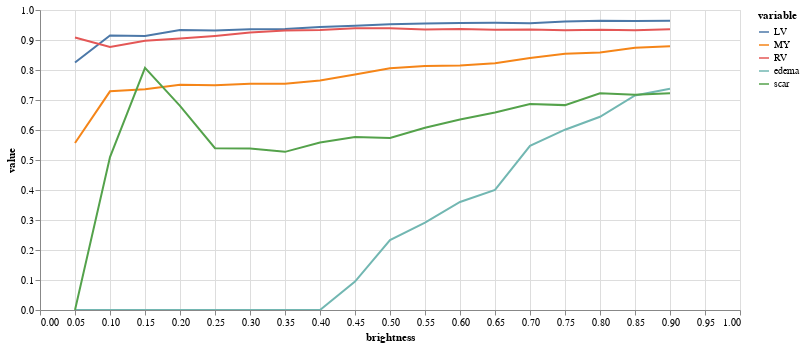

The code cell stored with this chart in its notebook:
### Code cell
(alt
 .Chart(results.melt(id_vars=['brightness'],value_vars=['LV','MY','RV','edema','scar']))
 .mark_line()
 .encode(
     x="brightness",
     y="value",
     color="variable",
     tooltip="value"
 )
 .properties(width=700,height=300)
 .interactive()
)

### Figure 1 — Vega-Lite specification as saved in the notebook (floating-point values rounded to 4 significant figures)
{"config": {"view": {"continuousWidth": 400, "continuousHeight": 300}}, "data": {"name": "data-2f0276b2e8e8f07204ec147fb7bd4378"}, "mark": "line", "encoding": {"color": {"field": "variable", "type": "nominal"}, "tooltip": {"field": "value", "type": "quantitative"}, "x": {"field": "brightness", "type": "quantitative"}, "y": {"field": "value", "type": "quantitative"}}, "height": 300, "selection": {"selector012": {"type": "interval", "bind": "scales", "encodings": ["x", "y"]}}, "width": 700, "$schema": "https://vega.github.io/schema/vega-lite/v4.17.0.json", "datasets": {"data-2f0276b2e8e8f07204ec147fb7bd4378": [{"brightness": 0.05, "variable": "LV", "value": 0.825}, {"brightness": 0.1, "variable": "LV", "value": 0.9149}, {"brightness": 0.15, "variable": "LV", "value": 0.9136}, {"brightness": 0.2, "variable": "LV", "value": 0.9337}, {"brightness": 0.25, "variable": "LV", "value": 0.9318}, {"brightness": 0.3, "variable": "LV", "value": 0.9357}, {"brightness": 0.35, "variable": "LV", "value": 0.9366}, {"brightness": 0.4, "variable": "LV", "value": 0.9433}, {"brightness": 0.45, "variable": "LV", "value": 0.9474}, {"brightness": 0.5, "variable": "LV", "value": 0.9527}, {"brightness": 0.55, "variable": "LV", "value": 0.9549}, {"brightness": 0.6, "variable": "LV", "value": 0.957}, {"brightness": 0.65, "variable": "LV", "value": 0.9577}, {"brightness": 0.7, "variable": "LV", "value": 0.9559}, {"brightness": 0.75, "variable": "LV", "value": 0.9615}, {"brightness": 0.8, "variable": "LV", "value": 0.964}, {"brightness": 0.85, "variable": "LV", "value": 0.9632}, {"brightness": 0.9, "variable": "LV", "value": 0.9644}, {"brightness": 0.05, "variable": "MY", "value": 0.5565}, {"brightness": 0.1, "variable": "MY", "value": 0.7289}, {"brightness": 0.15, "variable": "MY", "value": 0.7356}, {"brightness": 0.2, "variable": "MY", "value": 0.751}, {"brightness": 0.25, "variable": "MY", "value": 0.7492}, {"brightness": 0.3, "variable": "MY", "value": 0.7544}, {"brightness": 0.35, "variable": "MY", "value": 0.7538}, {"brightness": 0.4, "variable": "MY", "value": 0.7651}, {"brightness": 0.45, "variable": "MY", "value": 0.7848}, {"brightness": 0.5, "variable": "MY", "value": 0.806}, {"brightness": 0.55, "variable": "MY", "value": 0.8136}, {"brightness": 0.6, "variable": "MY", "value": 0.815}, {"brightness": 0.65, "variable": "MY", "value": 0.8227}, {"brightness": 0.7, "variable": "MY", "value": 0.84}, {"brightness": 0.75, "variable": "MY", "value": 0.8542}, {"brightness": 0.8, "variable": "MY", "value": 0.8581}, {"brightness": 0.85, "variable": "MY", "value": 0.8742}, {"brightness": 0.9, "variable": "MY", "value": 0.879}, {"brightness": 0.05, "variable": "RV", "value": 0.9084}, {"brightness": 0.1, "variable": "RV", "value": 0.8771}, {"brightness": 0.15, "variable": "RV", "value": 0.8975}, {"brightness": 0.2, "variable": "RV", "value": 0.9046}, {"brightness": 0.25, "variable": "RV", "value": 0.9136}, {"brightness": 0.3, "variable": "RV", "value": 0.925}, {"brightness": 0.35, "variable": "RV", "value": 0.9316}, {"brightness": 0.4, "variable": "RV", "value": 0.9332}, {"brightness": 0.45, "variable": "RV", "value": 0.9395}, {"brightness": 0.5, "variable": "RV", "value": 0.939}, {"brightness": 0.55, "variable": "RV", "value": 0.9349}, {"brightness": 0.6, "variable": "RV", "value": 0.9367}, {"brightness": 0.65, "variable": "RV", "value": 0.9338}, {"brightness": 0.7, "variable": "RV", "value": 0.9351}, {"brightness": 0.75, "variable": "RV", "value": 0.9327}, {"brightness": 0.8, "variable": "RV", "value": 0.9342}, {"brightness": 0.85, "variable": "RV", "value": 0.9323}, {"brightness": 0.9, "variable": "RV", "value": 0.9359}, {"brightness": 0.05, "variable": "edema", "value": 0.0}, {"brightness": 0.1, "variable": "edema", "value": 0.0}, {"brightness": 0.15, "variable": "edema", "value": 0.0}, {"brightness": 0.2, "variable": "edema", "value": 0.0}, {"brightness": 0.25, "variable": "edema", "value": 0.0}, {"brightness": 0.3, "variable": "edema", "value": 0.0}, {"brightness": 0.35, "variable": "edema", "value": 0.0}, {"brightness": 0.4, "variable": "edema", "value": 0.0}, {"brightness": 0.45, "variable": "edema", "value": 0.09475}, {"brightness": 0.5, "variable": "edema", "value": 0.233}, {"brightness": 0.55, "variable": "edema", "value": 0.2915}, {"brightness": 0.6, "variable": "edema", "value": 0.3602}, {"brightness": 0.65, "variable": "edema", "value": 0.4003}, {"brightness": 0.7, "variable": "edema", "value": 0.5474}, {"brightness": 0.75, "variable": "edema", "value": 0.601}, {"brightness": 0.8, "variable": "edema", "value": 0.6441}, {"brightness": 0.85, "variable": "edema", "value": 0.7153}, {"brightness": 0.9, "variable": "edema", "value": 0.7374}, {"brightness": 0.05, "variable": "scar", "value": 0.0}, {"brightness": 0.1, "variable": "scar", "value": 0.5098}, {"brightness": 0.15, "variable": "scar", "value": 0.8072}, {"brightness": 0.2, "variable": "scar", "value": 0.6807}, {"brightness": 0.25, "variable": "scar", "value": 0.5395}, {"brightness": 0.3, "variable": "scar", "value": 0.5385}, {"brightness": 0.35, "variable": "scar", "value": 0.5272}, {"brightness": 0.4, "variable": "scar", "value": 0.5584}, {"brightness": 0.45, "variable": "scar", "value": 0.5765}, {"brightness": 0.5, "variable": "scar", "value": 0.5732}, {"brightness": 0.55, "variable": "scar", "value": 0.6074}, {"brightness": 0.6, "variable": "scar", "value": 0.6348}, {"brightness": 0.65, "variable": "scar", "value": 0.6584}, {"brightness": 0.7, "variable": "scar", "value": 0.6869}, {"brightness": 0.75, "variable": "scar", "value": 0.6829}, {"brightness": 0.8, "variable": "scar", "value": 0.7225}, {"brightness": 0.85, "variable": "scar", "value": 0.7172}, {"brightness": 0.9, "variable": "scar", "value": 0.7228}]}}
